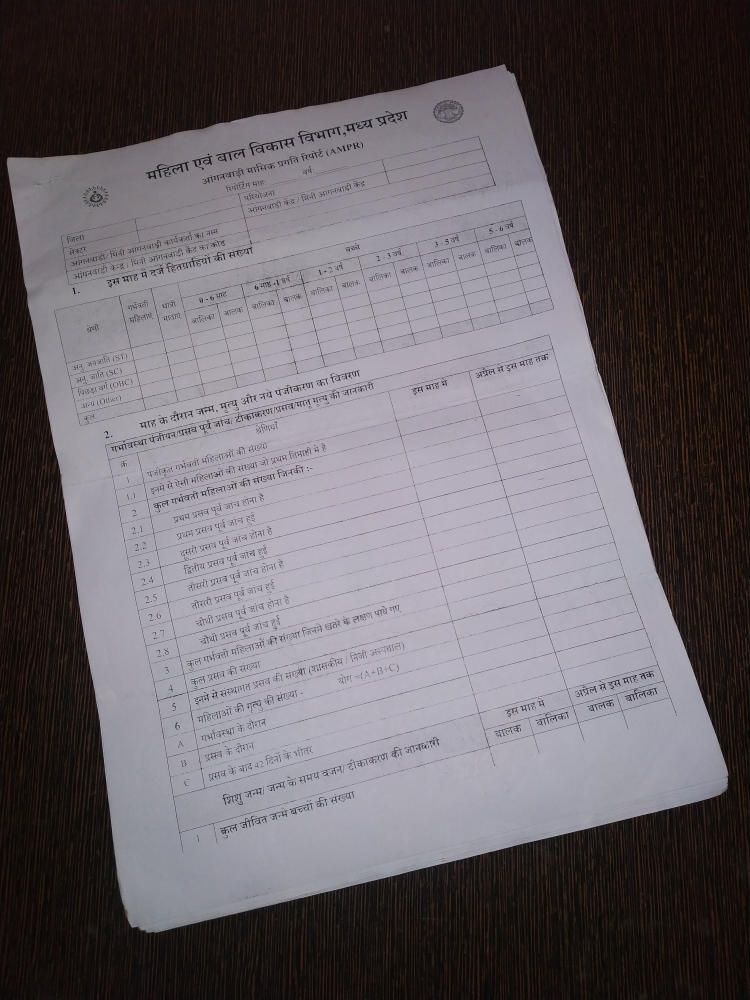
#> input picture img/1.jpg, 3000 x 4000 px (shown at 1/4 size)
$ python -i pagecontour.py   (imports and definitions only)
#> lines starting #> are read from the running program, lines starting #| are printed output that depends on the picture; after the words box and inside, x2 and y2 are one past the last pixel; in counts of white or black regions, pixels touching at a corner belong together
#> further down, picture is the input picture: shape (4000, 3000, 3); mean B, G, R 101.8, 97.1, 102.8
import numpy as np
import cv2


def resize(img, height=800):
    # Resize image to given height (to speed up process)
#> called with height = 800
    rat = height / img.shape[0]
#> rat = 0.2
    return cv2.resize(img, (int(rat * img.shape[1]), height))
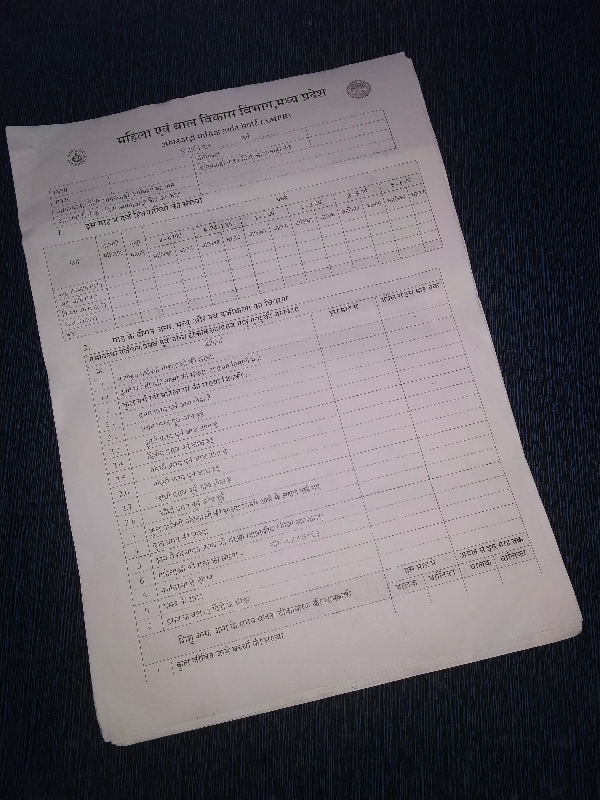
#> returned value: shape (800, 600, 3); mean of channels 0, 1, 2 102.8, 97.1, 101.8; drawn as B, G, R

def fourCornersSort(pts):
    # Sort corners: top-left,top-right,bot-right, bot-left

    # Difference and sum of x and y value
    diff = np.diff(pts, axis=1)
    summ = pts.sum(axis=1)

    # Top-left point has smallest sum...
    # np.argmin() returns INDEX of min
    return np.array([pts[np.argmin(summ)],
                     pts[np.argmin(diff)],
                     pts[np.argmax(summ)],
                    pts[np.argmax(diff)] ])

def contourOffset(cnt, offset):
    # Offset contour, by 5px border

    # Matrix addition
    cnt += offset

    # if value < 0 => replace it by 0
    cnt[cnt < 0] = 0
    return cnt


def pagecontour(input_image):

    # Load image and convert it from BGR to RGB
    image = cv2.cvtColor(input_image, cv2.COLOR_BGR2RGB)

    # Resize and convert to grayscale
    img = cv2.cvtColor(resize(image), cv2.COLOR_BGR2GRAY)

    # Bilateral filter to preserve edges
    img = cv2.bilateralFilter(img, 9, 75, 75)

    # Create black and white image based on adaptive threshold
    img = cv2.adaptiveThreshold(img, 255, cv2.ADAPTIVE_THRESH_GAUSSIAN_C, cv2.THRESH_BINARY, 115, 4)
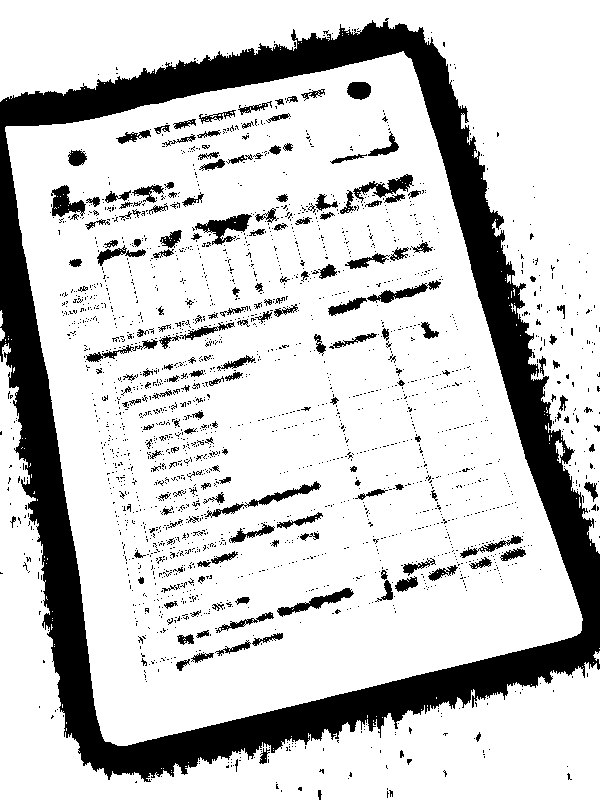
#> img: shape (800, 600); 80.3% white; 2253 black regions (2060 under 20 px), largest, box (x1, y1, x2, y2) and area: (0, 18, 600, 782) 71434, (195, 214, 252, 245) 726, (205, 481, 321, 518) 652

    # blurring to clear small details
    img = cv2.medianBlur(img, 11)
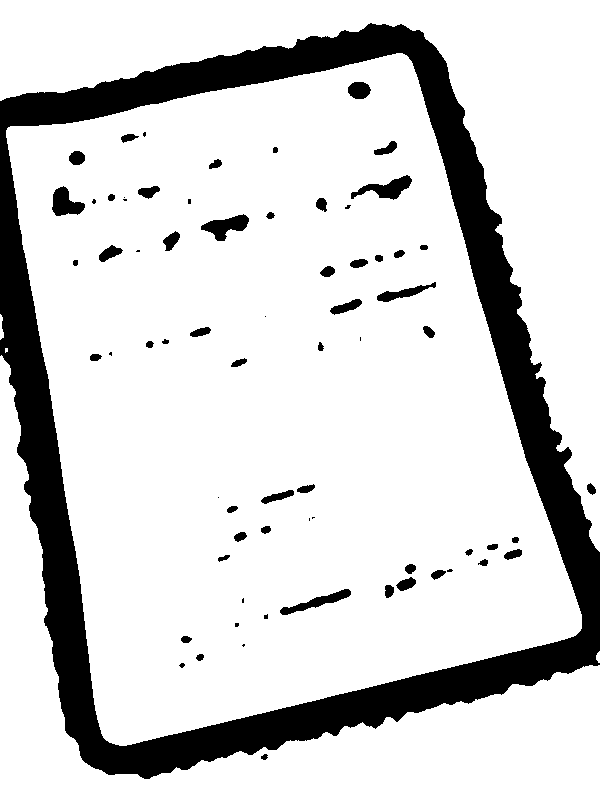
#> img: shape (800, 600); 83.5% white; 70 black regions (18 under 20 px), largest, box (x1, y1, x2, y2) and area: (0, 23, 600, 779) 71840, (351, 175, 412, 200) 662, (201, 214, 249, 241) 652

    # Add black border in case that page is touching an image border
    img = cv2.copyMakeBorder(img, 5, 5, 5, 5, cv2.BORDER_CONSTANT, value=[0, 0, 0])
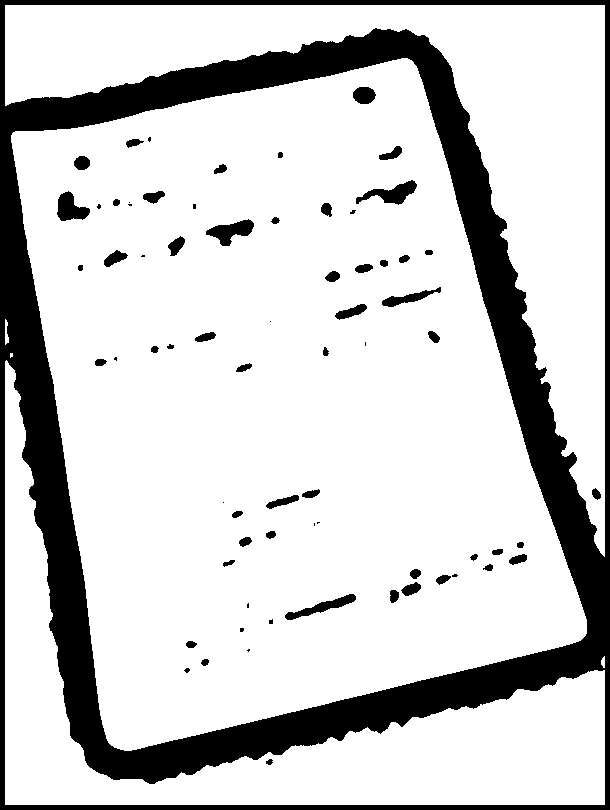
#> img: shape (810, 610); 81.1% white; 70 black regions (18 under 20 px), largest, box (x1, y1, x2, y2) and area: (0, 0, 610, 810) 85940, (356, 180, 417, 205) 662, (206, 219, 254, 246) 652

    edges = cv2.Canny(img, 200, 250)
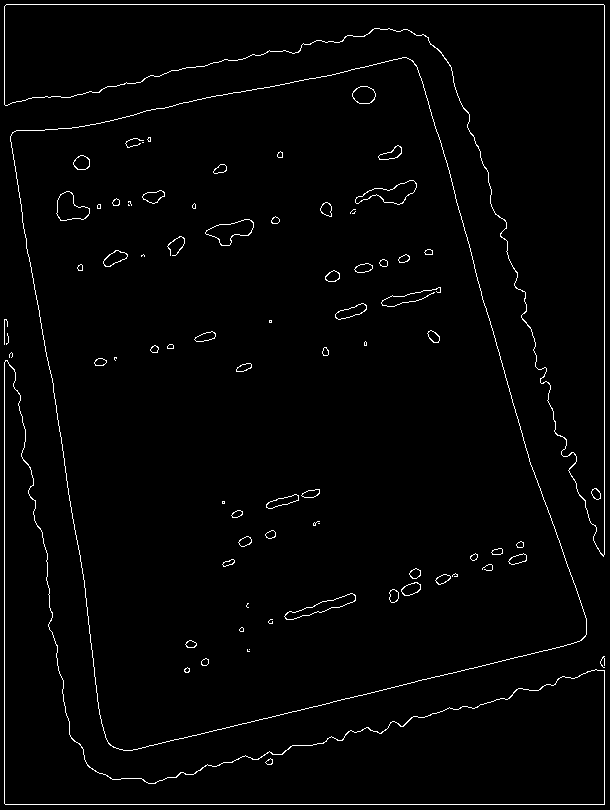
#> edges: shape (810, 610); 1.9% white in thin lines or dots


    # Getting contours
    contours, hierarchy = cv2.findContours(edges, cv2.RETR_TREE, cv2.CHAIN_APPROX_SIMPLE)
#> contours = 137 contours, 39 with area under 20; largest, box (x1, y1, x2, y2) and area: (10, 57, 587, 751) 277087, (10, 57, 587, 751) 277075, (4, 4, 605, 557) 74878, (4, 4, 605, 556) 74772, (4, 360, 605, 805) 56174

    # Finding contour of biggest rectangle
    # Otherwise return corners of original image

    height = edges.shape[0]
#> height = 810
    width = edges.shape[1]
#> width = 610
    MAX_COUNTOUR_AREA = (width - 10) * (height - 10) # 5px border considered
#> MAX_COUNTOUR_AREA = 480000

    # Page fill at least half of image, then saving max area found
    maxAreaFound = MAX_COUNTOUR_AREA * 0.5
#> maxAreaFound = 240000

    # Saving page contour
    pageContour = np.array([[[5, 5]], [[5, height-5]], [[width-5, height-5]], [[width-5, 5]]])
#> pageContour = [[5, 5], [5, 805], [605, 805], [605, 5]]

    # Go through all contours
    for cnt in contours:
        # Simplify contour
        perimeter = cv2.arcLength(cnt, True)
        approx = cv2.approxPolyDP(cnt, 0.03 * perimeter, True)

        # Page has 4 corners and it is convex
        # Page area must be bigger than maxAreaFound
        if (len(approx) == 4 and
                cv2.isContourConvex(approx) and
                maxAreaFound < cv2.contourArea(approx) < MAX_COUNTOUR_AREA):

            maxAreaFound = cv2.contourArea(approx)
            pageContour = approx
#> this loop made 137 passes
#> (perimeter, maxAreaFound, pageContour) on pass 9: (2260.3, 271677, [[406, 57], [10, 136], [113, 747], [586, 634]])
#> perimeter on passes 1 to 6: 47.21, 2250.7, 2247.8, 21.31, 20.14, 23.31
#> after the loop, maxAreaFound = 271677


    # Sort and offset corners
    pageContour = fourCornersSort(pageContour[:, 0])
#> in fourCornersSort, `diff = np.diff(pts, axis=1)`: diff = [-349, 126, 634, 48]
#> in fourCornersSort, `summ = pts.sum(axis=1)`: summ = [463, 146, 860, 1220]
#> pageContour = [[10, 136], [406, 57], [586, 634], [113, 747]]
    pageContour = contourOffset(pageContour, (-5, -5))
#> in contourOffset, `cnt += offset`: cnt = [[5, 131], [401, 52], [581, 629], [108, 742]]
#> pageContour = [[5, 131], [401, 52], [581, 629], [108, 742]]
    sPoints = pageContour.dot(image.shape[0] / 800)
#> sPoints = [[25, 655], [2005, 260], [2905, 3145], [540, 3710]]
    return sPoints.astype(int)

>>> import cv2
>>> picture = cv2.imread('img/1.jpg')
>>> result = pagecontour(picture)
#> result has the same summary as sPoints in pagecontour
